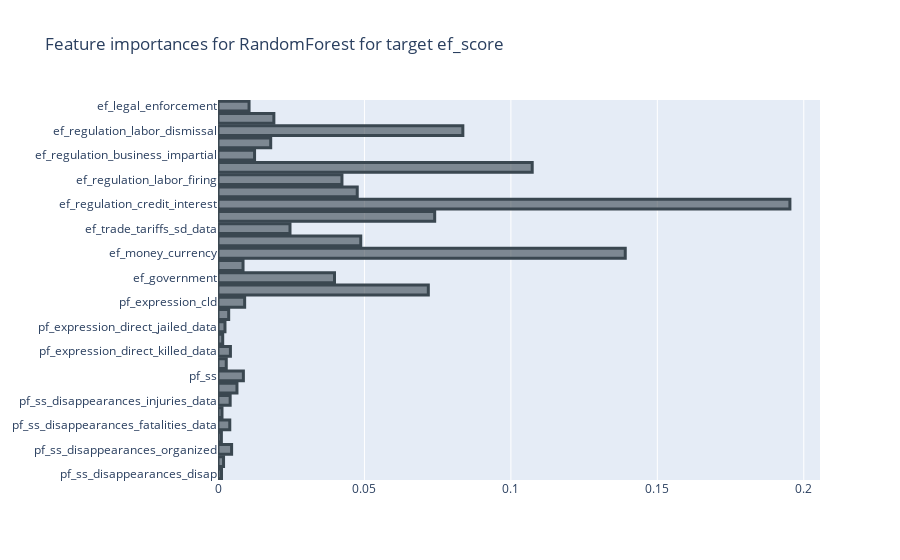
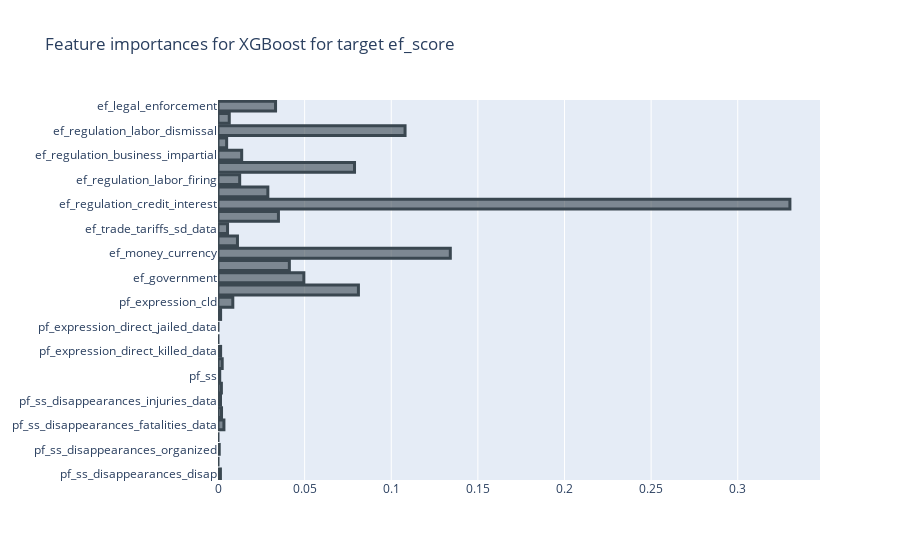
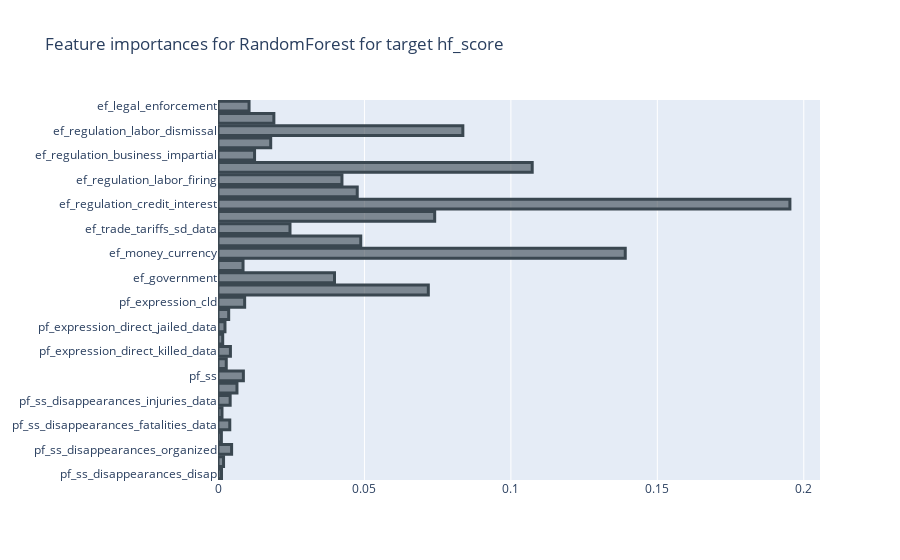
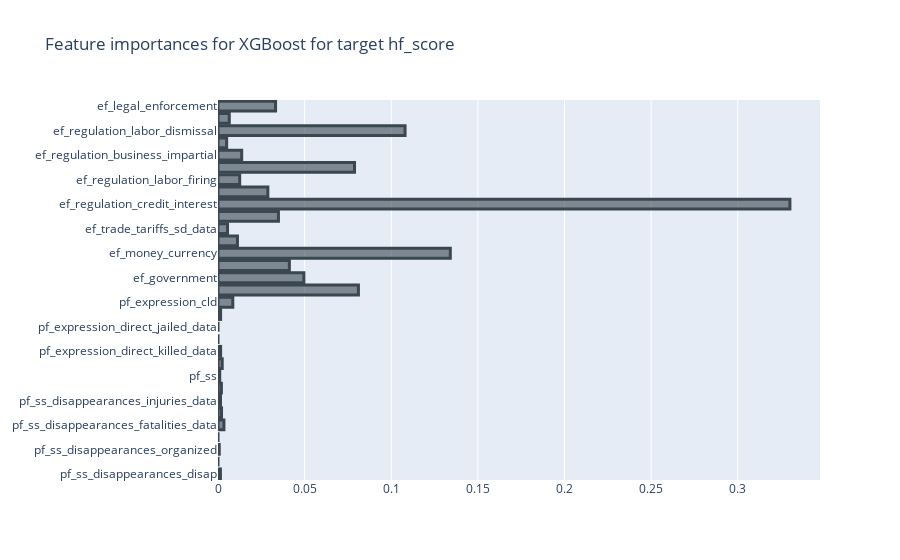

Write notebook code for charts like these, in order.
### Code cell
# With stratified sampling
best_models_rf_stratified, best_models_xgb_stratified = rf_xg_model(X_strat_train, X_strat_test, y_strat_train, y_strat_test, selected_features_dict_stratified, cv =skf)

### Figure 1 — Plotly figure (JSON) as saved in the notebook; plotly's stock layout.template omitted (floating-point values rounded to 4 significant figures)
{"data": [{"marker": {"color": "rgba(58, 71, 80, 0.6)", "line": {"color": "rgba(58, 71, 80, 1.0)", "width": 3}}, "orientation": "h", "type": "bar", "x": [0.001199, 0.001896, 0.004646, 0.001154, 0.004017, 0.001363, 0.004153, 0.006475, 0.008666, 0.002819, 0.00424, 0.001604, 0.00238, 0.003646, 0.009099, 0.07181, 0.03978, 0.008549, 0.139, 0.04874, 0.02458, 0.07398, 0.1953, 0.04754, 0.04232, 0.1073, 0.01249, 0.01799, 0.0836, 0.01907, 0.0106], "y": ["pf_ss_disappearances_disap", "pf_ss_disappearances_violent", "pf_ss_disappearances_organized", "pf_ss_disappearances_fatalities", "pf_ss_disappearances_fatalities_data", "pf_ss_disappearances_injuries", "pf_ss_disappearances_injuries_data", "pf_ss_disappearances", "pf_ss", "pf_expression_direct_killed", "pf_expression_direct_killed_data", "pf_expression_direct_jailed", "pf_expression_direct_jailed_data", "pf_expression_direct", "pf_expression_cld", "pf_identity_fgm", "ef_government", "ef_legal_protection", "ef_money_currency", "ef_trade_tariffs_sd", "ef_trade_tariffs_sd_data", "ef_trade_movement_capital", "ef_regulation_credit_interest", "ef_regulation_labor_minwage", "ef_regulation_labor_firing", "ef_regulation_labor_conscription", "ef_regulation_business_impartial", "ef_regulation_business_compliance", "ef_regulation_labor_dismissal", "ef_government_soa", "ef_legal_enforcement"]}], "layout": {"title": {"text": "Feature importances for RandomForest for target ef_score"}}}

### Figure 2 — Plotly figure (JSON) as saved in the notebook; plotly's stock layout.template omitted (floating-point values rounded to 4 significant figures)
{"data": [{"marker": {"color": "rgba(58, 71, 80, 0.6)", "line": {"color": "rgba(58, 71, 80, 1.0)", "width": 3}}, "orientation": "h", "type": "bar", "x": [0.001396, 0, 0.0007054, 0, 0.003419, 0.002035, 0.001452, 0.001958, 0.0009914, 0.00243, 0.001513, 0, 0, 0.001501, 0.008545, 0.08105, 0.04955, 0.04119, 0.1341, 0.01123, 0.005513, 0.03489, 0.3301, 0.02877, 0.01251, 0.0788, 0.01367, 0.004989, 0.108, 0.006499, 0.03322], "y": ["pf_ss_disappearances_disap", "pf_ss_disappearances_violent", "pf_ss_disappearances_organized", "pf_ss_disappearances_fatalities", "pf_ss_disappearances_fatalities_data", "pf_ss_disappearances_injuries", "pf_ss_disappearances_injuries_data", "pf_ss_disappearances", "pf_ss", "pf_expression_direct_killed", "pf_expression_direct_killed_data", "pf_expression_direct_jailed", "pf_expression_direct_jailed_data", "pf_expression_direct", "pf_expression_cld", "pf_identity_fgm", "ef_government", "ef_legal_protection", "ef_money_currency", "ef_trade_tariffs_sd", "ef_trade_tariffs_sd_data", "ef_trade_movement_capital", "ef_regulation_credit_interest", "ef_regulation_labor_minwage", "ef_regulation_labor_firing", "ef_regulation_labor_conscription", "ef_regulation_business_impartial", "ef_regulation_business_compliance", "ef_regulation_labor_dismissal", "ef_government_soa", "ef_legal_enforcement"]}], "layout": {"title": {"text": "Feature importances for XGBoost for target ef_score"}}}

### Figure 3 — Plotly figure (JSON) as saved in the notebook; plotly's stock layout.template omitted (floating-point values rounded to 4 significant figures)
{"data": [{"marker": {"color": "rgba(58, 71, 80, 0.6)", "line": {"color": "rgba(58, 71, 80, 1.0)", "width": 3}}, "orientation": "h", "type": "bar", "x": [0.001199, 0.001896, 0.004646, 0.001154, 0.004017, 0.001363, 0.004153, 0.006475, 0.008666, 0.002819, 0.00424, 0.001604, 0.00238, 0.003646, 0.009099, 0.07181, 0.03978, 0.008549, 0.139, 0.04874, 0.02458, 0.07398, 0.1953, 0.04754, 0.04232, 0.1073, 0.01249, 0.01799, 0.0836, 0.01907, 0.0106], "y": ["pf_ss_disappearances_disap", "pf_ss_disappearances_violent", "pf_ss_disappearances_organized", "pf_ss_disappearances_fatalities", "pf_ss_disappearances_fatalities_data", "pf_ss_disappearances_injuries", "pf_ss_disappearances_injuries_data", "pf_ss_disappearances", "pf_ss", "pf_expression_direct_killed", "pf_expression_direct_killed_data", "pf_expression_direct_jailed", "pf_expression_direct_jailed_data", "pf_expression_direct", "pf_expression_cld", "pf_identity_fgm", "ef_government", "ef_legal_protection", "ef_money_currency", "ef_trade_tariffs_sd", "ef_trade_tariffs_sd_data", "ef_trade_movement_capital", "ef_regulation_credit_interest", "ef_regulation_labor_minwage", "ef_regulation_labor_firing", "ef_regulation_labor_conscription", "ef_regulation_business_impartial", "ef_regulation_business_compliance", "ef_regulation_labor_dismissal", "ef_government_soa", "ef_legal_enforcement"]}], "layout": {"title": {"text": "Feature importances for RandomForest for target hf_score"}}}

### Figure 4 — Plotly figure (JSON) as saved in the notebook; plotly's stock layout.template omitted (floating-point values rounded to 4 significant figures)
{"data": [{"marker": {"color": "rgba(58, 71, 80, 0.6)", "line": {"color": "rgba(58, 71, 80, 1.0)", "width": 3}}, "orientation": "h", "type": "bar", "x": [0.001396, 0, 0.0007054, 0, 0.003419, 0.002035, 0.001452, 0.001958, 0.0009914, 0.00243, 0.001513, 0, 0, 0.001501, 0.008545, 0.08105, 0.04955, 0.04119, 0.1341, 0.01123, 0.005513, 0.03489, 0.3301, 0.02877, 0.01251, 0.0788, 0.01367, 0.004989, 0.108, 0.006499, 0.03322], "y": ["pf_ss_disappearances_disap", "pf_ss_disappearances_violent", "pf_ss_disappearances_organized", "pf_ss_disappearances_fatalities", "pf_ss_disappearances_fatalities_data", "pf_ss_disappearances_injuries", "pf_ss_disappearances_injuries_data", "pf_ss_disappearances", "pf_ss", "pf_expression_direct_killed", "pf_expression_direct_killed_data", "pf_expression_direct_jailed", "pf_expression_direct_jailed_data", "pf_expression_direct", "pf_expression_cld", "pf_identity_fgm", "ef_government", "ef_legal_protection", "ef_money_currency", "ef_trade_tariffs_sd", "ef_trade_tariffs_sd_data", "ef_trade_movement_capital", "ef_regulation_credit_interest", "ef_regulation_labor_minwage", "ef_regulation_labor_firing", "ef_regulation_labor_conscription", "ef_regulation_business_impartial", "ef_regulation_business_compliance", "ef_regulation_labor_dismissal", "ef_government_soa", "ef_legal_enforcement"]}], "layout": {"title": {"text": "Feature importances for XGBoost for target hf_score"}}}
